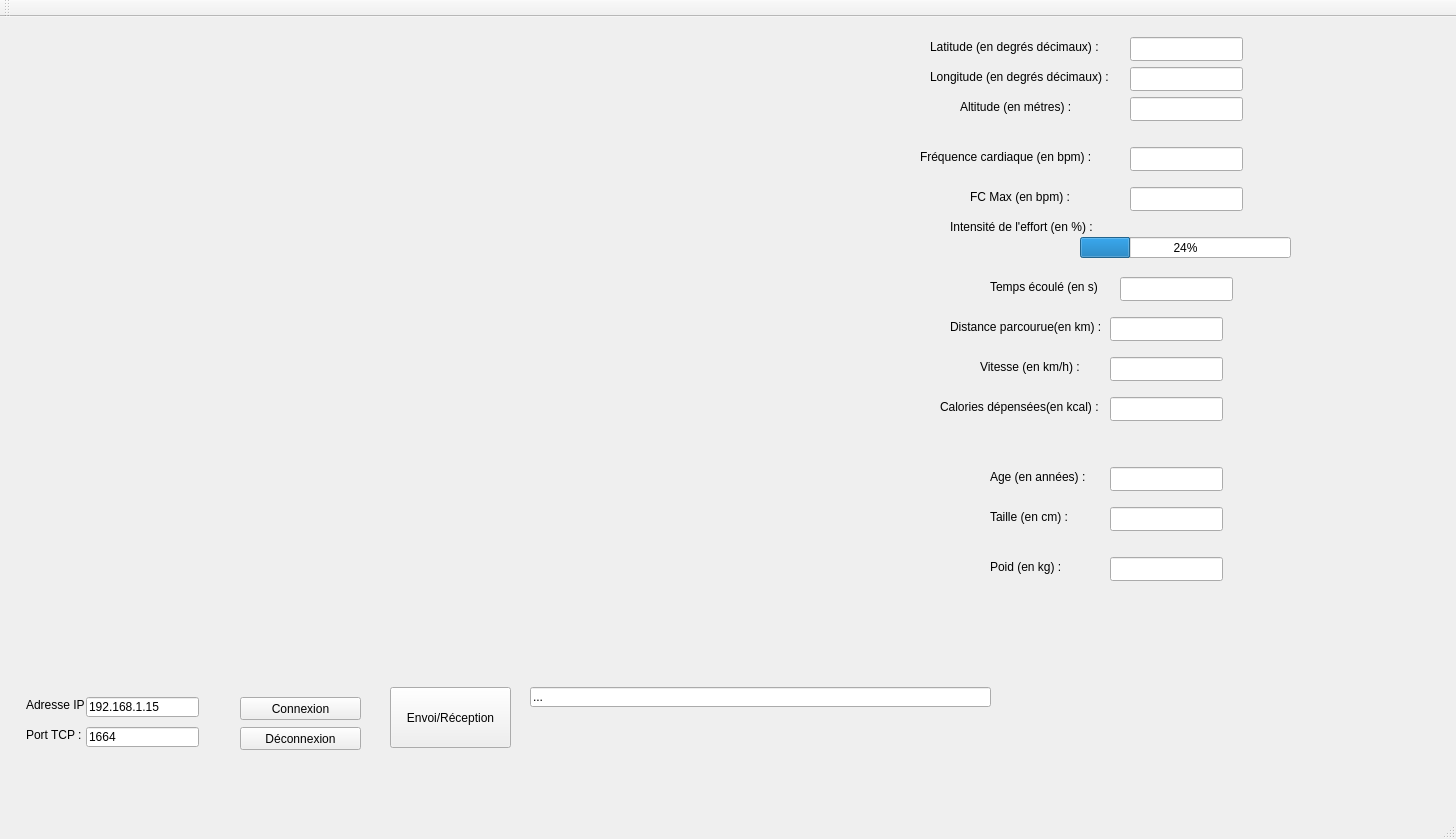
<?xml version="1.0" encoding="UTF-8"?>
<ui version="4.0">
 <class>MainWindow</class>
 <widget class="QMainWindow" name="MainWindow">
  <property name="geometry">
   <rect>
    <x>0</x>
    <y>0</y>
    <width>1456</width>
    <height>839</height>
   </rect>
  </property>
  <property name="windowTitle">
   <string>Client TCP v0.1</string>
  </property>
  <widget class="QWidget" name="centralWidget">
   <widget class="QLabel" name="label_1">
    <property name="geometry">
     <rect>
      <x>26</x>
      <y>680</y>
      <width>81</width>
      <height>16</height>
     </rect>
    </property>
    <property name="text">
     <string>Adresse IP :</string>
    </property>
   </widget>
   <widget class="QLabel" name="label_2">
    <property name="geometry">
     <rect>
      <x>26</x>
      <y>710</y>
      <width>81</width>
      <height>16</height>
     </rect>
    </property>
    <property name="text">
     <string>Port TCP :</string>
    </property>
   </widget>
   <widget class="QLineEdit" name="lineEdit_ip">
    <property name="geometry">
     <rect>
      <x>86</x>
      <y>680</y>
      <width>113</width>
      <height>20</height>
     </rect>
    </property>
    <property name="text">
     <string>192.168.1.15</string>
    </property>
   </widget>
   <widget class="QLineEdit" name="lineEdit_port">
    <property name="geometry">
     <rect>
      <x>86</x>
      <y>710</y>
      <width>113</width>
      <height>20</height>
     </rect>
    </property>
    <property name="text">
     <string>1664</string>
    </property>
   </widget>
   <widget class="QLineEdit" name="lineEdit_reponse">
    <property name="geometry">
     <rect>
      <x>530</x>
      <y>670</y>
      <width>461</width>
      <height>20</height>
     </rect>
    </property>
    <property name="text">
     <string>...</string>
    </property>
   </widget>
   <widget class="QPushButton" name="connexionButton">
    <property name="geometry">
     <rect>
      <x>240</x>
      <y>680</y>
      <width>121</width>
      <height>23</height>
     </rect>
    </property>
    <property name="text">
     <string>Connexion</string>
    </property>
   </widget>
   <widget class="QPushButton" name="deconnexionButton">
    <property name="geometry">
     <rect>
      <x>240</x>
      <y>710</y>
      <width>121</width>
      <height>23</height>
     </rect>
    </property>
    <property name="text">
     <string>Déconnexion</string>
    </property>
   </widget>
   <widget class="QPushButton" name="envoiButton">
    <property name="geometry">
     <rect>
      <x>390</x>
      <y>670</y>
      <width>121</width>
      <height>61</height>
     </rect>
    </property>
    <property name="text">
     <string>Envoi/Réception</string>
    </property>
   </widget>
   <widget class="QProgressBar" name="progressBar">
    <property name="geometry">
     <rect>
      <x>1080</x>
      <y>220</y>
      <width>211</width>
      <height>21</height>
     </rect>
    </property>
    <property name="value">
     <number>24</number>
    </property>
   </widget>
   <widget class="QLineEdit" name="lineEdit">
    <property name="geometry">
     <rect>
      <x>1130</x>
      <y>170</y>
      <width>113</width>
      <height>24</height>
     </rect>
    </property>
   </widget>
   <widget class="QLineEdit" name="lineEdit_2">
    <property name="geometry">
     <rect>
      <x>1130</x>
      <y>130</y>
      <width>113</width>
      <height>24</height>
     </rect>
    </property>
   </widget>
   <widget class="QLineEdit" name="lineEdit_3">
    <property name="geometry">
     <rect>
      <x>1130</x>
      <y>80</y>
      <width>113</width>
      <height>24</height>
     </rect>
    </property>
   </widget>
   <widget class="QLineEdit" name="lineEdit_Longitude">
    <property name="geometry">
     <rect>
      <x>1130</x>
      <y>50</y>
      <width>113</width>
      <height>24</height>
     </rect>
    </property>
   </widget>
   <widget class="QLineEdit" name="lineEdit_Latitude">
    <property name="geometry">
     <rect>
      <x>1130</x>
      <y>20</y>
      <width>113</width>
      <height>24</height>
     </rect>
    </property>
   </widget>
   <widget class="QLineEdit" name="lineEdit_Heure">
    <property name="geometry">
     <rect>
      <x>1120</x>
      <y>260</y>
      <width>113</width>
      <height>24</height>
     </rect>
    </property>
   </widget>
   <widget class="QLineEdit" name="lineEdit_7">
    <property name="geometry">
     <rect>
      <x>1110</x>
      <y>300</y>
      <width>113</width>
      <height>24</height>
     </rect>
    </property>
   </widget>
   <widget class="QLineEdit" name="lineEdit_8">
    <property name="geometry">
     <rect>
      <x>1110</x>
      <y>340</y>
      <width>113</width>
      <height>24</height>
     </rect>
    </property>
   </widget>
   <widget class="QLineEdit" name="lineEdit_9">
    <property name="geometry">
     <rect>
      <x>1110</x>
      <y>380</y>
      <width>113</width>
      <height>24</height>
     </rect>
    </property>
   </widget>
   <widget class="QLineEdit" name="lineEdit_10">
    <property name="geometry">
     <rect>
      <x>1110</x>
      <y>450</y>
      <width>113</width>
      <height>24</height>
     </rect>
    </property>
   </widget>
   <widget class="QLineEdit" name="lineEdit_11">
    <property name="geometry">
     <rect>
      <x>1110</x>
      <y>490</y>
      <width>113</width>
      <height>24</height>
     </rect>
    </property>
   </widget>
   <widget class="QLineEdit" name="lineEdit_12">
    <property name="geometry">
     <rect>
      <x>1110</x>
      <y>540</y>
      <width>113</width>
      <height>24</height>
     </rect>
    </property>
   </widget>
   <widget class="QLabel" name="label">
    <property name="geometry">
     <rect>
      <x>990</x>
      <y>260</y>
      <width>111</width>
      <height>20</height>
     </rect>
    </property>
    <property name="text">
     <string>Temps écoulé (en s) :</string>
    </property>
   </widget>
   <widget class="QLabel" name="label_carte">
    <property name="geometry">
     <rect>
      <x>110</x>
      <y>10</y>
      <width>694</width>
      <height>638</height>
     </rect>
    </property>
    <property name="text">
     <string/>
    </property>
    <property name="pixmap">
     <pixmap resource="image.qrc">:/carte_la_rochelle_plan.png</pixmap>
    </property>
   </widget>
   <widget class="QLabel" name="label_3">
    <property name="geometry">
     <rect>
      <x>990</x>
      <y>450</y>
      <width>111</width>
      <height>20</height>
     </rect>
    </property>
    <property name="text">
     <string>Age (en années) :</string>
    </property>
   </widget>
   <widget class="QLabel" name="label_4">
    <property name="geometry">
     <rect>
      <x>990</x>
      <y>490</y>
      <width>111</width>
      <height>20</height>
     </rect>
    </property>
    <property name="text">
     <string>Taille (en cm) :</string>
    </property>
   </widget>
   <widget class="QLabel" name="label_5">
    <property name="geometry">
     <rect>
      <x>990</x>
      <y>540</y>
      <width>111</width>
      <height>20</height>
     </rect>
    </property>
    <property name="text">
     <string>Poid (en kg) :</string>
    </property>
   </widget>
   <widget class="QLabel" name="label_6">
    <property name="geometry">
     <rect>
      <x>950</x>
      <y>300</y>
      <width>151</width>
      <height>20</height>
     </rect>
    </property>
    <property name="text">
     <string>Distance parcourue(en km) :</string>
    </property>
   </widget>
   <widget class="QLabel" name="label_7">
    <property name="geometry">
     <rect>
      <x>980</x>
      <y>340</y>
      <width>111</width>
      <height>20</height>
     </rect>
    </property>
    <property name="text">
     <string>Vitesse (en km/h) :</string>
    </property>
   </widget>
   <widget class="QLabel" name="label_8">
    <property name="geometry">
     <rect>
      <x>940</x>
      <y>380</y>
      <width>161</width>
      <height>20</height>
     </rect>
    </property>
    <property name="text">
     <string>Calories dépensées(en kcal) :</string>
    </property>
   </widget>
   <widget class="QLabel" name="label_9">
    <property name="geometry">
     <rect>
      <x>950</x>
      <y>200</y>
      <width>151</width>
      <height>20</height>
     </rect>
    </property>
    <property name="text">
     <string>Intensité de l'effort (en %) :</string>
    </property>
   </widget>
   <widget class="QLabel" name="label_10">
    <property name="geometry">
     <rect>
      <x>970</x>
      <y>170</y>
      <width>151</width>
      <height>20</height>
     </rect>
    </property>
    <property name="text">
     <string>FC Max (en bpm) :</string>
    </property>
   </widget>
   <widget class="QLabel" name="label_11">
    <property name="geometry">
     <rect>
      <x>920</x>
      <y>130</y>
      <width>201</width>
      <height>20</height>
     </rect>
    </property>
    <property name="text">
     <string>Fréquence cardiaque (en bpm) :</string>
    </property>
   </widget>
   <widget class="QLabel" name="label_12">
    <property name="geometry">
     <rect>
      <x>960</x>
      <y>80</y>
      <width>151</width>
      <height>20</height>
     </rect>
    </property>
    <property name="text">
     <string>Altitude (en métres) :</string>
    </property>
   </widget>
   <widget class="QLabel" name="label_13">
    <property name="geometry">
     <rect>
      <x>930</x>
      <y>50</y>
      <width>191</width>
      <height>20</height>
     </rect>
    </property>
    <property name="text">
     <string>Longitude (en degrés décimaux) :</string>
    </property>
   </widget>
   <widget class="QLabel" name="label_14">
    <property name="geometry">
     <rect>
      <x>930</x>
      <y>20</y>
      <width>191</width>
      <height>20</height>
     </rect>
    </property>
    <property name="text">
     <string>Latitude (en degrés décimaux) :</string>
    </property>
   </widget>
  </widget>
  <widget class="QMenuBar" name="menuBar">
   <property name="geometry">
    <rect>
     <x>0</x>
     <y>0</y>
     <width>1456</width>
     <height>21</height>
    </rect>
   </property>
  </widget>
  <widget class="QToolBar" name="mainToolBar">
   <attribute name="toolBarArea">
    <enum>TopToolBarArea</enum>
   </attribute>
   <attribute name="toolBarBreak">
    <bool>false</bool>
   </attribute>
  </widget>
  <widget class="QStatusBar" name="statusBar"/>
 </widget>
 <layoutdefault spacing="6" margin="11"/>
 <resources>
  <include location="image.qrc"/>
 </resources>
 <connections/>
</ui>
